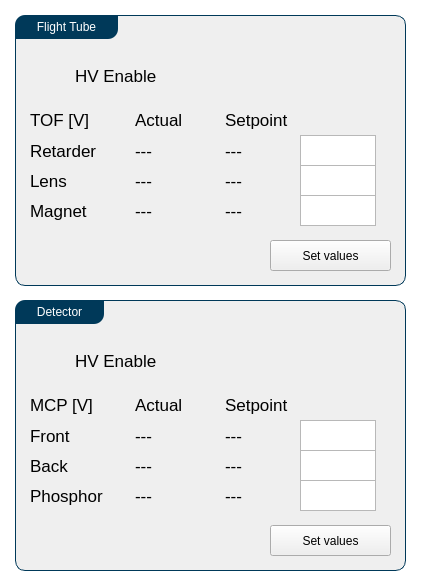
<?xml version="1.0" encoding="UTF-8"?>
<ui version="4.0">
 <class>MainWindow</class>
 <widget class="QMainWindow" name="MainWindow">
  <property name="geometry">
   <rect>
    <x>0</x>
    <y>0</y>
    <width>423</width>
    <height>585</height>
   </rect>
  </property>
  <property name="windowTitle">
   <string>Spectrometer - UrsaPQ Remote</string>
  </property>
  <property name="styleSheet">
   <string notr="true">#centralwidget{
	background-color: #FFFFFF;
}

QLabel {
	font-size: 12.5pt;
}

QGroupBox {
	background-color: #EFEFEF;
    border: 1px solid gray;
    border-color: #003959;
    border-radius: 10px;
}

QGroupBox::title {
    subcontrol-position: top left;
 	border-top-left-radius: 10px;
 	border-bottom-right-radius: 10px;
    padding: 5px 20px;
    background-color: #003959;
    color: rgb(255, 255, 255);
}</string>
  </property>
  <widget class="QWidget" name="centralwidget">
   <widget class="QGroupBox" name="groupBox_3">
    <property name="geometry">
     <rect>
      <x>15</x>
      <y>15</y>
      <width>391</width>
      <height>271</height>
     </rect>
    </property>
    <property name="title">
     <string>Flight Tube</string>
    </property>
    <widget class="QWidget" name="verticalLayoutWidget_6">
     <property name="geometry">
      <rect>
       <x>15</x>
       <y>45</y>
       <width>46</width>
       <height>31</height>
      </rect>
     </property>
     <layout class="QVBoxLayout" name="tofEnableBox"/>
    </widget>
    <widget class="QLabel" name="label_7">
     <property name="geometry">
      <rect>
       <x>60</x>
       <y>45</y>
       <width>166</width>
       <height>31</height>
      </rect>
     </property>
     <property name="text">
      <string>HV Enable</string>
     </property>
    </widget>
    <widget class="QWidget" name="widget_2" native="true">
     <property name="geometry">
      <rect>
       <x>15</x>
       <y>120</y>
       <width>361</width>
       <height>151</height>
      </rect>
     </property>
     <widget class="QLabel" name="label_11">
      <property name="geometry">
       <rect>
        <x>0</x>
        <y>0</y>
        <width>91</width>
        <height>31</height>
       </rect>
      </property>
      <property name="text">
       <string>Retarder</string>
      </property>
     </widget>
     <widget class="QLabel" name="label_12">
      <property name="geometry">
       <rect>
        <x>0</x>
        <y>30</y>
        <width>106</width>
        <height>31</height>
       </rect>
      </property>
      <property name="text">
       <string>Lens</string>
      </property>
     </widget>
     <widget class="QLabel" name="tofRetarder_act">
      <property name="geometry">
       <rect>
        <x>105</x>
        <y>0</y>
        <width>91</width>
        <height>31</height>
       </rect>
      </property>
      <property name="text">
       <string>---</string>
      </property>
     </widget>
     <widget class="QLabel" name="tofLens_act">
      <property name="geometry">
       <rect>
        <x>105</x>
        <y>30</y>
        <width>91</width>
        <height>31</height>
       </rect>
      </property>
      <property name="text">
       <string>---</string>
      </property>
     </widget>
     <widget class="QPushButton" name="tofSetButton">
      <property name="geometry">
       <rect>
        <x>240</x>
        <y>105</y>
        <width>121</width>
        <height>31</height>
       </rect>
      </property>
      <property name="text">
       <string>Set values</string>
      </property>
     </widget>
     <widget class="QLabel" name="tofRetarder_set">
      <property name="geometry">
       <rect>
        <x>195</x>
        <y>0</y>
        <width>76</width>
        <height>31</height>
       </rect>
      </property>
      <property name="text">
       <string>---</string>
      </property>
     </widget>
     <widget class="QLabel" name="tofLens_set">
      <property name="geometry">
       <rect>
        <x>195</x>
        <y>30</y>
        <width>76</width>
        <height>31</height>
       </rect>
      </property>
      <property name="text">
       <string>---</string>
      </property>
     </widget>
     <widget class="QPlainTextEdit" name="tofRetarder_in">
      <property name="geometry">
       <rect>
        <x>270</x>
        <y>0</y>
        <width>76</width>
        <height>31</height>
       </rect>
      </property>
     </widget>
     <widget class="QPlainTextEdit" name="tofLens_in">
      <property name="geometry">
       <rect>
        <x>270</x>
        <y>30</y>
        <width>76</width>
        <height>31</height>
       </rect>
      </property>
     </widget>
     <widget class="QLabel" name="label_16">
      <property name="geometry">
       <rect>
        <x>0</x>
        <y>60</y>
        <width>106</width>
        <height>31</height>
       </rect>
      </property>
      <property name="text">
       <string>Magnet</string>
      </property>
     </widget>
     <widget class="QLabel" name="tofMagnet_act">
      <property name="geometry">
       <rect>
        <x>105</x>
        <y>60</y>
        <width>91</width>
        <height>31</height>
       </rect>
      </property>
      <property name="text">
       <string>---</string>
      </property>
     </widget>
     <widget class="QLabel" name="tofMagnet_set">
      <property name="geometry">
       <rect>
        <x>195</x>
        <y>60</y>
        <width>76</width>
        <height>31</height>
       </rect>
      </property>
      <property name="text">
       <string>---</string>
      </property>
     </widget>
     <widget class="QPlainTextEdit" name="tofMagnet_in">
      <property name="geometry">
       <rect>
        <x>270</x>
        <y>60</y>
        <width>76</width>
        <height>31</height>
       </rect>
      </property>
     </widget>
    </widget>
    <widget class="QLabel" name="label_13">
     <property name="geometry">
      <rect>
       <x>120</x>
       <y>90</y>
       <width>76</width>
       <height>30</height>
      </rect>
     </property>
     <property name="text">
      <string>Actual</string>
     </property>
    </widget>
    <widget class="QLabel" name="label_14">
     <property name="geometry">
      <rect>
       <x>210</x>
       <y>90</y>
       <width>76</width>
       <height>30</height>
      </rect>
     </property>
     <property name="text">
      <string>Setpoint</string>
     </property>
    </widget>
    <widget class="QLabel" name="label_15">
     <property name="geometry">
      <rect>
       <x>15</x>
       <y>90</y>
       <width>76</width>
       <height>30</height>
      </rect>
     </property>
     <property name="text">
      <string>TOF [V]</string>
     </property>
    </widget>
   </widget>
   <widget class="QGroupBox" name="groupBox">
    <property name="geometry">
     <rect>
      <x>15</x>
      <y>300</y>
      <width>391</width>
      <height>271</height>
     </rect>
    </property>
    <property name="title">
     <string>Detector</string>
    </property>
    <widget class="QWidget" name="verticalLayoutWidget_2">
     <property name="geometry">
      <rect>
       <x>15</x>
       <y>45</y>
       <width>46</width>
       <height>31</height>
      </rect>
     </property>
     <layout class="QVBoxLayout" name="mcpEnableBox"/>
    </widget>
    <widget class="QLabel" name="label_3">
     <property name="geometry">
      <rect>
       <x>60</x>
       <y>45</y>
       <width>166</width>
       <height>31</height>
      </rect>
     </property>
     <property name="text">
      <string>HV Enable</string>
     </property>
    </widget>
    <widget class="QWidget" name="widget" native="true">
     <property name="geometry">
      <rect>
       <x>15</x>
       <y>120</y>
       <width>361</width>
       <height>151</height>
      </rect>
     </property>
     <widget class="QLabel" name="label_6">
      <property name="geometry">
       <rect>
        <x>0</x>
        <y>0</y>
        <width>76</width>
        <height>31</height>
       </rect>
      </property>
      <property name="text">
       <string>Front</string>
      </property>
     </widget>
     <widget class="QLabel" name="label_9">
      <property name="geometry">
       <rect>
        <x>0</x>
        <y>30</y>
        <width>91</width>
        <height>31</height>
       </rect>
      </property>
      <property name="text">
       <string>Back</string>
      </property>
     </widget>
     <widget class="QLabel" name="label_8">
      <property name="geometry">
       <rect>
        <x>0</x>
        <y>60</y>
        <width>106</width>
        <height>31</height>
       </rect>
      </property>
      <property name="text">
       <string>Phosphor</string>
      </property>
     </widget>
     <widget class="QLabel" name="mcpFront_act">
      <property name="geometry">
       <rect>
        <x>105</x>
        <y>0</y>
        <width>91</width>
        <height>31</height>
       </rect>
      </property>
      <property name="text">
       <string>---</string>
      </property>
     </widget>
     <widget class="QLabel" name="mcpBack_act">
      <property name="geometry">
       <rect>
        <x>105</x>
        <y>30</y>
        <width>91</width>
        <height>31</height>
       </rect>
      </property>
      <property name="text">
       <string>---</string>
      </property>
     </widget>
     <widget class="QLabel" name="mcpPhos_act">
      <property name="geometry">
       <rect>
        <x>105</x>
        <y>60</y>
        <width>91</width>
        <height>31</height>
       </rect>
      </property>
      <property name="text">
       <string>---</string>
      </property>
     </widget>
     <widget class="QPlainTextEdit" name="mcpFront_in">
      <property name="geometry">
       <rect>
        <x>270</x>
        <y>0</y>
        <width>76</width>
        <height>31</height>
       </rect>
      </property>
     </widget>
     <widget class="QPushButton" name="mcpSetButton">
      <property name="geometry">
       <rect>
        <x>240</x>
        <y>105</y>
        <width>121</width>
        <height>31</height>
       </rect>
      </property>
      <property name="text">
       <string>Set values</string>
      </property>
     </widget>
     <widget class="QLabel" name="mcpFront_set">
      <property name="geometry">
       <rect>
        <x>195</x>
        <y>0</y>
        <width>76</width>
        <height>31</height>
       </rect>
      </property>
      <property name="text">
       <string>---</string>
      </property>
     </widget>
     <widget class="QLabel" name="mcpBack_set">
      <property name="geometry">
       <rect>
        <x>195</x>
        <y>30</y>
        <width>76</width>
        <height>31</height>
       </rect>
      </property>
      <property name="text">
       <string>---</string>
      </property>
     </widget>
     <widget class="QLabel" name="mcpPhos_set">
      <property name="geometry">
       <rect>
        <x>195</x>
        <y>60</y>
        <width>76</width>
        <height>31</height>
       </rect>
      </property>
      <property name="text">
       <string>---</string>
      </property>
     </widget>
     <widget class="QPlainTextEdit" name="mcpBack_in">
      <property name="geometry">
       <rect>
        <x>270</x>
        <y>30</y>
        <width>76</width>
        <height>31</height>
       </rect>
      </property>
     </widget>
     <widget class="QPlainTextEdit" name="mcpPhos_in">
      <property name="geometry">
       <rect>
        <x>270</x>
        <y>60</y>
        <width>76</width>
        <height>31</height>
       </rect>
      </property>
     </widget>
    </widget>
    <widget class="QLabel" name="label_2">
     <property name="geometry">
      <rect>
       <x>120</x>
       <y>90</y>
       <width>76</width>
       <height>30</height>
      </rect>
     </property>
     <property name="text">
      <string>Actual</string>
     </property>
    </widget>
    <widget class="QLabel" name="label_4">
     <property name="geometry">
      <rect>
       <x>210</x>
       <y>90</y>
       <width>76</width>
       <height>30</height>
      </rect>
     </property>
     <property name="text">
      <string>Setpoint</string>
     </property>
    </widget>
    <widget class="QLabel" name="label_5">
     <property name="geometry">
      <rect>
       <x>15</x>
       <y>90</y>
       <width>76</width>
       <height>30</height>
      </rect>
     </property>
     <property name="text">
      <string>MCP [V]</string>
     </property>
    </widget>
   </widget>
  </widget>
 </widget>
 <resources/>
 <connections/>
</ui>
